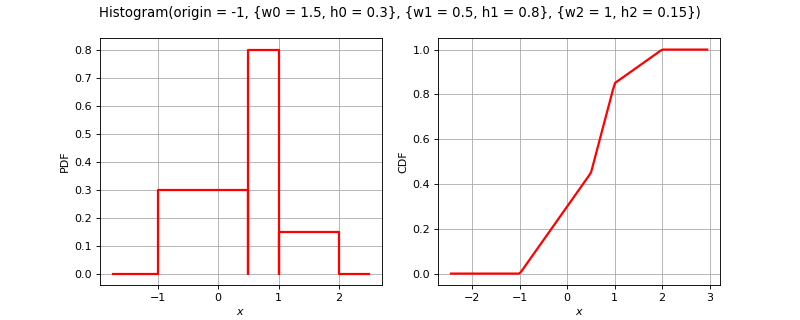

This figure's Python source:
import openturns as ot
from matplotlib import pyplot as plt
from openturns.viewer import View
if (ot.Histogram().__class__.__name__=='ComposedDistribution'):
    correlation = ot.CorrelationMatrix(2)
    correlation[1, 0] = 0.25
    aCopula = ot.NormalCopula(correlation)
    marginals = [ot.Normal(1.0, 2.0), ot.Normal(2.0, 3.0)]
    distribution = ot.ComposedDistribution(marginals, aCopula)
elif (ot.Histogram().__class__.__name__=='CumulativeDistributionNetwork'):
    distribution = ot.CumulativeDistributionNetwork([ot.Normal(2),ot.Dirichlet([0.5, 1.0, 1.5])], ot.BipartiteGraph([[0,1], [0,1]]))
elif (ot.Histogram().__class__.__name__=='Histogram'):
    distribution = ot.Histogram([-1.0, 0.5, 1.0, 2.0], [0.45, 0.4, 0.15])
else:
    distribution = ot.Histogram()
dimension = distribution.getDimension()
if dimension <= 2:
    if distribution.getDimension() == 1:
        distribution.setDescription(['$x$'])
        pdf_graph = distribution.drawPDF()
        cdf_graph = distribution.drawCDF()
        fig = plt.figure(figsize=(10, 4))
        plt.suptitle(str(distribution))
        pdf_axis = fig.add_subplot(121)
        cdf_axis = fig.add_subplot(122)
        View(pdf_graph, figure=fig, axes=[pdf_axis], add_legend=False)
        View(cdf_graph, figure=fig, axes=[cdf_axis], add_legend=False)
    else:
        distribution.setDescription(['$x_1$', '$x_2$'])
        pdf_graph = distribution.drawPDF()
        fig = plt.figure(figsize=(10, 5))
        plt.suptitle(str(distribution))
        pdf_axis = fig.add_subplot(111)
        View(pdf_graph, figure=fig, axes=[pdf_axis], add_legend=False)
